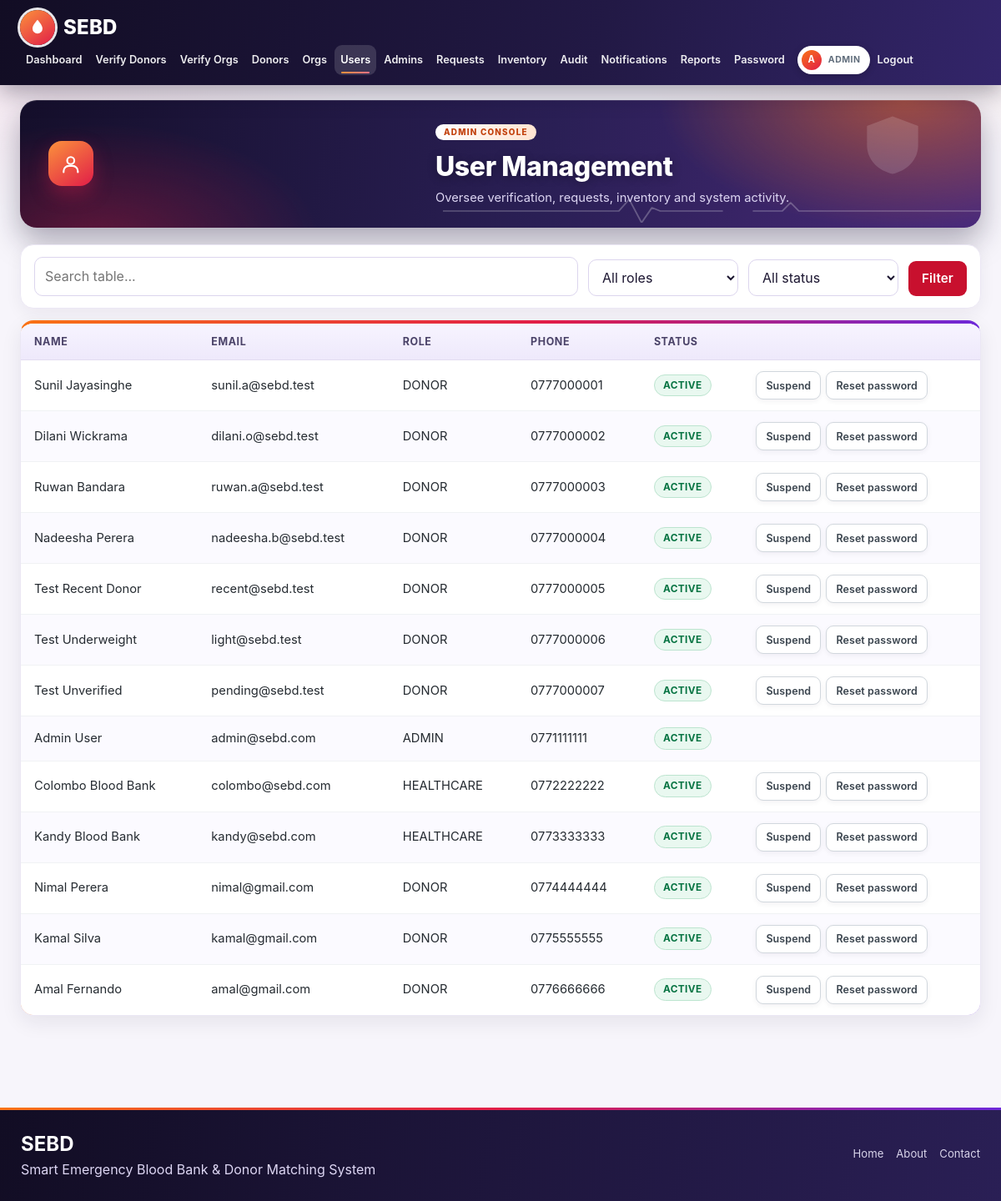
The page /admin/users.php (signed in) on the database its author committed.
### tables this page shows
CREATE TABLE IF NOT EXISTS `users` (
  `user_id` int NOT NULL AUTO_INCREMENT,
  `full_name` varchar(100) NOT NULL,
  `email` varchar(100) NOT NULL,
  `password` varchar(255) NOT NULL,
  `role` enum('DONOR','HEALTHCARE','ADMIN') NOT NULL,
  `phone` varchar(20) DEFAULT NULL,
  `status` enum('PENDING','ACTIVE','SUSPENDED') DEFAULT 'PENDING',
  `must_change_password` tinyint(1) NOT NULL DEFAULT 0,
  `created_at` datetime DEFAULT CURRENT_TIMESTAMP,
  `updated_at` datetime DEFAULT CURRENT_TIMESTAMP ON UPDATE CURRENT_TIMESTAMP,
  PRIMARY KEY (`user_id`),
  UNIQUE KEY `email` (`email`)
);

### admin/users.php (the view, shortened to what this page needs)
<?php require_once __DIR__.'/../includes/auth.php'; require_role('ADMIN');
$r=get('role'); $st=get('status'); $sql="SELECT * FROM users WHERE 1"; $p=[]; if($r){$sql.=" AND role=?";$p[]=$r;} if($st){$sql.=" AND status=?";$p[]=$st;}
$s=$pdo->prepare($sql." ORDER BY created_at DESC"); $s->execute($p);
$title='User Management'; require '../includes/header.php'; ?>
<form class="filter"><input id="tsearch" placeholder="Search table..."><select name="role"><option value="">All roles</option></select>
<select name="status"><option value="">All status</option><?php foreach(['PENDING','ACTIVE','SUSPENDED'] as $x) echo "<option ".($st===$x?'selected':'').">$x</option>"; ?></select><button class="btn">Filter</button></form>
<div class="tw"><table class="searchable"><thead><tr><th>Name</th><th>Email</th><th>Role</th><th>Phone</th><th>Status</th><th></th></tr></thead><tbody>
<?php foreach($s as $u): ?><tr><td><?= h($u['full_name']) ?></td><td><?= h($u['email']) ?></td><td><?= h($u['role']) ?></td><td><?= h($u['phone']) ?></td><td><?= badge($u['status']) ?></td>
<td><?php if($u['role']!=='ADMIN'): ?><form method="post"><?= csrf_field() ?><input type="hidden" name="user_id" value="<?= $u['user_id'] ?>">
<?php if($u['status']==='SUSPENDED'): ?><button name="status" value="ACTIVE" class="btn sm">Activate</button><?php else: ?><button name="status" value="SUSPENDED" class="btn sm alt" data-confirm="Suspend this account?">Suspend</button><?php endif; ?> <button name="do" value="reset_password" class="btn sm alt" data-confirm="Issue a new temporary password for this user? Their current password stops working.">Reset password</button></form><?php endif; ?></td></tr><?php endforeach; ?></tbody></table></div>
<?php require '../includes/footer.php';

### includes/functions.php (shortened to what this page needs)
<?php
function icon($n){
  static $i=[
  'drop'=>'<path d="M12 2.7s6 6.2 6 10.6a6 6 0 0 1-12 0c0-4.4 6-10.6 6-10.6z"/>',
  'users'=>'<path d="M16 20v-1.5a3.5 3.5 0 0 0-3.5-3.5h-5A3.5 3.5 0 0 0 4 18.5V20"/><circle cx="10" cy="8" r="3.5"/><path d="M20 20v-1.5a3.5 3.5 0 0 0-2.5-3.3M15.5 4.7a3.5 3.5 0 0 1 0 6.6"/>',
  'user'=>'<circle cx="12" cy="8" r="4"/><path d="M4 21v-1a6 6 0 0 1 6-6h4a6 6 0 0 1 6 6v1"/>',
  'check'=>'<path d="M5 12.5l4.5 4.5L19 7.5"/>',
  'hospital'=>'<path d="M4 21V6a1 1 0 0 1 1-1h8a1 1 0 0 1 1 1v15M14 10h5a1 1 0 0 1 1 1v10M2 21h20M9 8v6M6 11h6"/>',
  'activity'=>'<path d="M3 12h4l3-8 4 16 3-8h4"/>',
  'alert'=>'<path d="M12 3.5L21.5 20h-19z"/><path d="M12 10v5M12 17.5v.01"/>',
  'target'=>'<circle cx="12" cy="12" r="9"/><circle cx="12" cy="12" r="5"/><circle cx="12" cy="12" r="1"/>',
  'lock'=>'<rect x="5" y="11" width="14" height="10" rx="2"/><path d="M8 11V8a4 4 0 0 1 8 0v3"/>',
  'message'=>'<path d="M21 12a8 8 0 0 1-11.6 7.1L4 20.5l1.4-4.6A8 8 0 1 1 21 12z"/>',
  'pin'=>'<path d="M12 21s7-6.2 7-11.5a7 7 0 0 0-14 0C5 14.8 12 21 12 21z"/><circle cx="12" cy="9.5" r="2.5"/>',
  'mail'=>'<rect x="3" y="5" width="18" height="14" rx="2"/><path d="M3 7l9 6 9-6"/>',
  'phone'=>'<path d="M5 4h4l2 5-2.5 1.5a11 11 0 0 0 5 5L15 13l5 2v4a2 2 0 0 1-2 2A16 16 0 0 1 3 6a2 2 0 0 1 2-2z"/>',
  'shield'=>'<path d="M12 3l8 3v6c0 4.5-3.4 8-8 9-4.6-1-8-4.5-8-9V6z"/><path d="M9 12l2.2 2.2L15.5 10"/>',
  'clock'=>'<circle cx="12" cy="12" r="9"/><path d="M12 7v5l3 2"/>',
  'arrow'=>'<path d="M5 12h14M13 6l6 6-6 6"/>',
  'calendar'=>'<rect x="4" y="5" width="16" height="15" rx="2"/><path d="M4 10h16M9 3v4M15 3v4"/>',
  'bell'=>'<path d="M6 16v-5a6 6 0 0 1 12 0v5l1.5 2h-15z"/><path d="M10 20.5a2 2 0 0 0 4 0"/>',
  'heart'=>'<path d="M12 20s-7.5-4.6-7.5-10a4.3 4.3 0 0 1 7.5-2.8A4.3 4.3 0 0 1 19.5 10c0 5.4-7.5 10-7.5 10z"/>',
  'clipboard'=>'<rect x="6" y="4" width="12" height="17" rx="2"/><path d="M9 4h6v3H9zM9 12h6M9 16h4"/>',
  'megaphone'=>'<path d="M4 10v4h3l7 4V6L7 10z"/><path d="M17.5 9.5a4 4 0 0 1 0 5"/>',
  'ban'=>'<circle cx="12" cy="12" r="9"/><path d="M5.6 5.6l12.8 12.8"/>',
  'file'=>'<path d="M7 3h7l4 4v14H7z"/><path d="M14 3v4h4M10 13h5M10 17h5"/>',
  'menu'=>'<path d="M4 6h16M4 12h16M4 18h16"/>'
  ];
  return "<svg class='ico' viewBox='0 0 24 24' width='1em' height='1em' aria-hidden='true' focusable='false'>".$i[$n].'</svg>';
}
function h($s){ return htmlspecialchars((string)$s, ENT_QUOTES, 'UTF-8'); }
function badge($s){ $label=$s==='CLEARED'?'Checkup cleared':str_replace('_',' ',$s); return "<span class='badge b-".strtolower(h($s))."'>".h($label)."</span>"; }

### rows shown on the page
users: full_name "Sunil Jayasinghe", email "sunil.a@sebd.test", role "DONOR", phone "0777000001", status "ACTIVE", shows "Suspend"
users: full_name "Dilani Wickrama", email "dilani.o@sebd.test", role "DONOR", phone "0777000002", status "ACTIVE", shows "Suspend"
users: full_name "Ruwan Bandara", email "ruwan.a@sebd.test", role "DONOR", phone "0777000003", status "ACTIVE", shows "Suspend"
users: full_name "Nadeesha Perera", email "nadeesha.b@sebd.test", role "DONOR", phone "0777000004", status "ACTIVE", shows "Suspend"
users: full_name "Test Recent Donor", email "recent@sebd.test", role "DONOR", phone "0777000005", status "ACTIVE", shows "Suspend"
users: full_name "Test Underweight", email "light@sebd.test", role "DONOR", phone "0777000006", status "ACTIVE", shows "Suspend"
users: full_name "Test Unverified", email "pending@sebd.test", role "DONOR", phone "0777000007", status "ACTIVE", shows "Suspend"
users: full_name "Admin User", email "admin@sebd.com", role "ADMIN", phone "0771111111", status "ACTIVE"
users: full_name "Colombo Blood Bank", email "colombo@sebd.com", role "HEALTHCARE", phone "0772222222", status "ACTIVE", shows "Suspend"
users: full_name "Kandy Blood Bank", email "kandy@sebd.com", role "HEALTHCARE", phone "0773333333", status "ACTIVE", shows "Suspend"
users: full_name "Nimal Perera", email "nimal@gmail.com", role "DONOR", phone "0774444444", status "ACTIVE", shows "Suspend"
users: full_name "Kamal Silva", email "kamal@gmail.com", role "DONOR", phone "0775555555", status "ACTIVE", shows "Suspend"
users: full_name "Amal Fernando", email "amal@gmail.com", role "DONOR", phone "0776666666", status "ACTIVE", shows "Suspend"

### other values the page prints
$l "Dashboard"
$l "Verify Donors"
$l "Verify Orgs"
$l "Donors"
$l "Orgs"
$l "Users"
$l "Admins"
$l "Requests"
$l "Inventory"
$l "Audit"
$l "Notifications"
$l "Reports"
$l "Password"
substr($_SESSION['name']??'U',0,1) "A"
$title "User Management"
